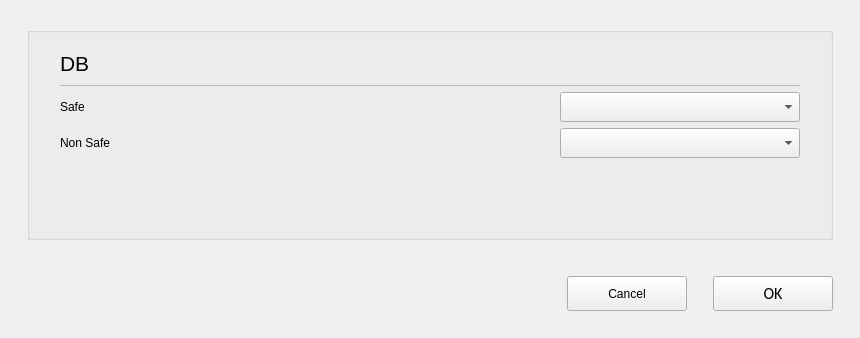
<?xml version="1.0" encoding="UTF-8"?>
<ui version="4.0">
 <class>C_SdNdeHalcSettingsDialog</class>
 <widget class="QWidget" name="C_SdNdeHalcSettingsDialog">
  <property name="geometry">
   <rect>
    <x>0</x>
    <y>0</y>
    <width>860</width>
    <height>338</height>
   </rect>
  </property>
  <property name="windowTitle">
   <string>C_SdNdeHalcSettingsDialog</string>
  </property>
  <layout class="QVBoxLayout" name="verticalLayout">
   <property name="leftMargin">
    <number>27</number>
   </property>
   <property name="topMargin">
    <number>27</number>
   </property>
   <property name="rightMargin">
    <number>27</number>
   </property>
   <property name="bottomMargin">
    <number>0</number>
   </property>
   <item>
    <widget class="stw_opensyde_gui_elements::C_OgeGbx" name="pc_GroupBoxGeneral_5">
     <property name="title">
      <string/>
     </property>
     <layout class="QVBoxLayout" name="verticalLayout_6">
      <property name="spacing">
       <number>0</number>
      </property>
      <property name="leftMargin">
       <number>30</number>
      </property>
      <property name="rightMargin">
       <number>30</number>
      </property>
      <property name="bottomMargin">
       <number>13</number>
      </property>
      <item>
       <spacer name="verticalSpacer_6">
        <property name="orientation">
         <enum>Qt::Vertical</enum>
        </property>
        <property name="sizeType">
         <enum>QSizePolicy::Fixed</enum>
        </property>
        <property name="sizeHint" stdset="0">
         <size>
          <width>6</width>
          <height>6</height>
         </size>
        </property>
       </spacer>
      </item>
      <item>
       <layout class="QGridLayout" name="gridLayout">
        <property name="verticalSpacing">
         <number>6</number>
        </property>
        <item row="0" column="0" colspan="2">
         <layout class="QHBoxLayout" name="horizontalLayout_7" stretch="0,1">
          <property name="spacing">
           <number>6</number>
          </property>
          <item>
           <widget class="stw_opensyde_gui_elements::C_OgeLabHeadingGroupBold" name="pc_LabelHeadingPreview">
            <property name="minimumSize">
             <size>
              <width>0</width>
              <height>30</height>
             </size>
            </property>
            <property name="maximumSize">
             <size>
              <width>16777215</width>
              <height>30</height>
             </size>
            </property>
            <property name="font">
             <font>
              <family>Segoe UI</family>
              <pointsize>16</pointsize>
             </font>
            </property>
            <property name="text">
             <string>DB</string>
            </property>
           </widget>
          </item>
          <item>
           <spacer name="horizontalSpacer_10">
            <property name="orientation">
             <enum>Qt::Horizontal</enum>
            </property>
            <property name="sizeHint" stdset="0">
             <size>
              <width>40</width>
              <height>1</height>
             </size>
            </property>
           </spacer>
          </item>
         </layout>
        </item>
        <item row="2" column="1">
         <widget class="stw_opensyde_gui_elements::C_OgeCbxText" name="pc_CbxSafe">
          <property name="minimumSize">
           <size>
            <width>240</width>
            <height>30</height>
           </size>
          </property>
          <property name="maximumSize">
           <size>
            <width>240</width>
            <height>30</height>
           </size>
          </property>
         </widget>
        </item>
        <item row="2" column="0">
         <widget class="stw_opensyde_gui_elements::C_OgeLabGroupItem" name="pc_LabSafe">
          <property name="text">
           <string>Safe</string>
          </property>
         </widget>
        </item>
        <item row="3" column="0">
         <widget class="stw_opensyde_gui_elements::C_OgeLabGroupItem" name="pc_LabNonSafe">
          <property name="text">
           <string>Non Safe</string>
          </property>
         </widget>
        </item>
        <item row="1" column="0" colspan="2">
         <layout class="QHBoxLayout" name="horizontalLayout_20" stretch="0">
          <property name="spacing">
           <number>0</number>
          </property>
          <property name="topMargin">
           <number>1</number>
          </property>
          <property name="rightMargin">
           <number>0</number>
          </property>
          <property name="bottomMargin">
           <number>0</number>
          </property>
          <item>
           <widget class="stw_opensyde_gui_elements::C_OgeFrameSeparator" name="pc_Frame_3">
            <property name="minimumSize">
             <size>
              <width>0</width>
              <height>1</height>
             </size>
            </property>
            <property name="maximumSize">
             <size>
              <width>16777215</width>
              <height>1</height>
             </size>
            </property>
            <property name="frameShape">
             <enum>QFrame::StyledPanel</enum>
            </property>
            <property name="frameShadow">
             <enum>QFrame::Raised</enum>
            </property>
           </widget>
          </item>
         </layout>
        </item>
        <item row="3" column="1">
         <widget class="stw_opensyde_gui_elements::C_OgeCbxText" name="pc_CbxNonSafe">
          <property name="minimumSize">
           <size>
            <width>240</width>
            <height>30</height>
           </size>
          </property>
          <property name="maximumSize">
           <size>
            <width>240</width>
            <height>30</height>
           </size>
          </property>
         </widget>
        </item>
       </layout>
      </item>
      <item>
       <spacer name="verticalSpacer">
        <property name="orientation">
         <enum>Qt::Vertical</enum>
        </property>
        <property name="sizeHint" stdset="0">
         <size>
          <width>20</width>
          <height>40</height>
         </size>
        </property>
       </spacer>
      </item>
     </layout>
    </widget>
   </item>
   <item>
    <spacer name="pc_VerticalSpacerButtonsObove">
     <property name="orientation">
      <enum>Qt::Vertical</enum>
     </property>
     <property name="sizeType">
      <enum>QSizePolicy::Fixed</enum>
     </property>
     <property name="sizeHint" stdset="0">
      <size>
       <width>20</width>
       <height>30</height>
      </size>
     </property>
    </spacer>
   </item>
   <item>
    <layout class="QHBoxLayout" name="horizontalLayout_22">
     <item>
      <spacer name="horizontalSpacer_9">
       <property name="orientation">
        <enum>Qt::Horizontal</enum>
       </property>
       <property name="sizeHint" stdset="0">
        <size>
         <width>40</width>
         <height>20</height>
        </size>
       </property>
      </spacer>
     </item>
     <item>
      <widget class="stw_opensyde_gui_elements::C_OgePubCancel" name="pc_PushButtonCancel">
       <property name="minimumSize">
        <size>
         <width>120</width>
         <height>35</height>
        </size>
       </property>
       <property name="maximumSize">
        <size>
         <width>120</width>
         <height>35</height>
        </size>
       </property>
       <property name="text">
        <string>Cancel</string>
       </property>
      </widget>
     </item>
     <item>
      <spacer name="horizontalSpacer">
       <property name="orientation">
        <enum>Qt::Horizontal</enum>
       </property>
       <property name="sizeType">
        <enum>QSizePolicy::Fixed</enum>
       </property>
       <property name="sizeHint" stdset="0">
        <size>
         <width>20</width>
         <height>20</height>
        </size>
       </property>
      </spacer>
     </item>
     <item>
      <widget class="stw_opensyde_gui_elements::C_OgePubDialog" name="pc_PushButtonOk">
       <property name="minimumSize">
        <size>
         <width>120</width>
         <height>35</height>
        </size>
       </property>
       <property name="maximumSize">
        <size>
         <width>120</width>
         <height>35</height>
        </size>
       </property>
       <property name="font">
        <font>
         <family>Calibri</family>
         <pointsize>12</pointsize>
        </font>
       </property>
       <property name="text">
        <string>OK</string>
       </property>
      </widget>
     </item>
    </layout>
   </item>
   <item>
    <spacer name="verticalSpacer_7">
     <property name="orientation">
      <enum>Qt::Vertical</enum>
     </property>
     <property name="sizeType">
      <enum>QSizePolicy::Fixed</enum>
     </property>
     <property name="sizeHint" stdset="0">
      <size>
       <width>20</width>
       <height>27</height>
      </size>
     </property>
    </spacer>
   </item>
  </layout>
 </widget>
 <customwidgets>
  <customwidget>
   <class>stw_opensyde_gui_elements::C_OgeLabHeadingGroupBold</class>
   <extends>QLabel</extends>
   <header>C_OgeLabHeadingGroupBold.h</header>
  </customwidget>
  <customwidget>
   <class>stw_opensyde_gui_elements::C_OgeFrameSeparator</class>
   <extends>QFrame</extends>
   <header>C_OgeFrameSeparator.h</header>
   <container>1</container>
  </customwidget>
  <customwidget>
   <class>stw_opensyde_gui_elements::C_OgePubDialog</class>
   <extends>QPushButton</extends>
   <header>C_OgePubDialog.h</header>
  </customwidget>
  <customwidget>
   <class>stw_opensyde_gui_elements::C_OgeGbx</class>
   <extends>QGroupBox</extends>
   <header>C_OgeGbx.h</header>
   <container>1</container>
  </customwidget>
  <customwidget>
   <class>stw_opensyde_gui_elements::C_OgePubCancel</class>
   <extends>QPushButton</extends>
   <header>C_OgePubCancel.h</header>
  </customwidget>
  <customwidget>
   <class>stw_opensyde_gui_elements::C_OgeLabGroupItem</class>
   <extends>QLabel</extends>
   <header>C_OgeLabGroupItem.h</header>
  </customwidget>
  <customwidget>
   <class>stw_opensyde_gui_elements::C_OgeCbxText</class>
   <extends>QComboBox</extends>
   <header>C_OgeCbxText.h</header>
  </customwidget>
 </customwidgets>
 <resources/>
 <connections/>
</ui>
